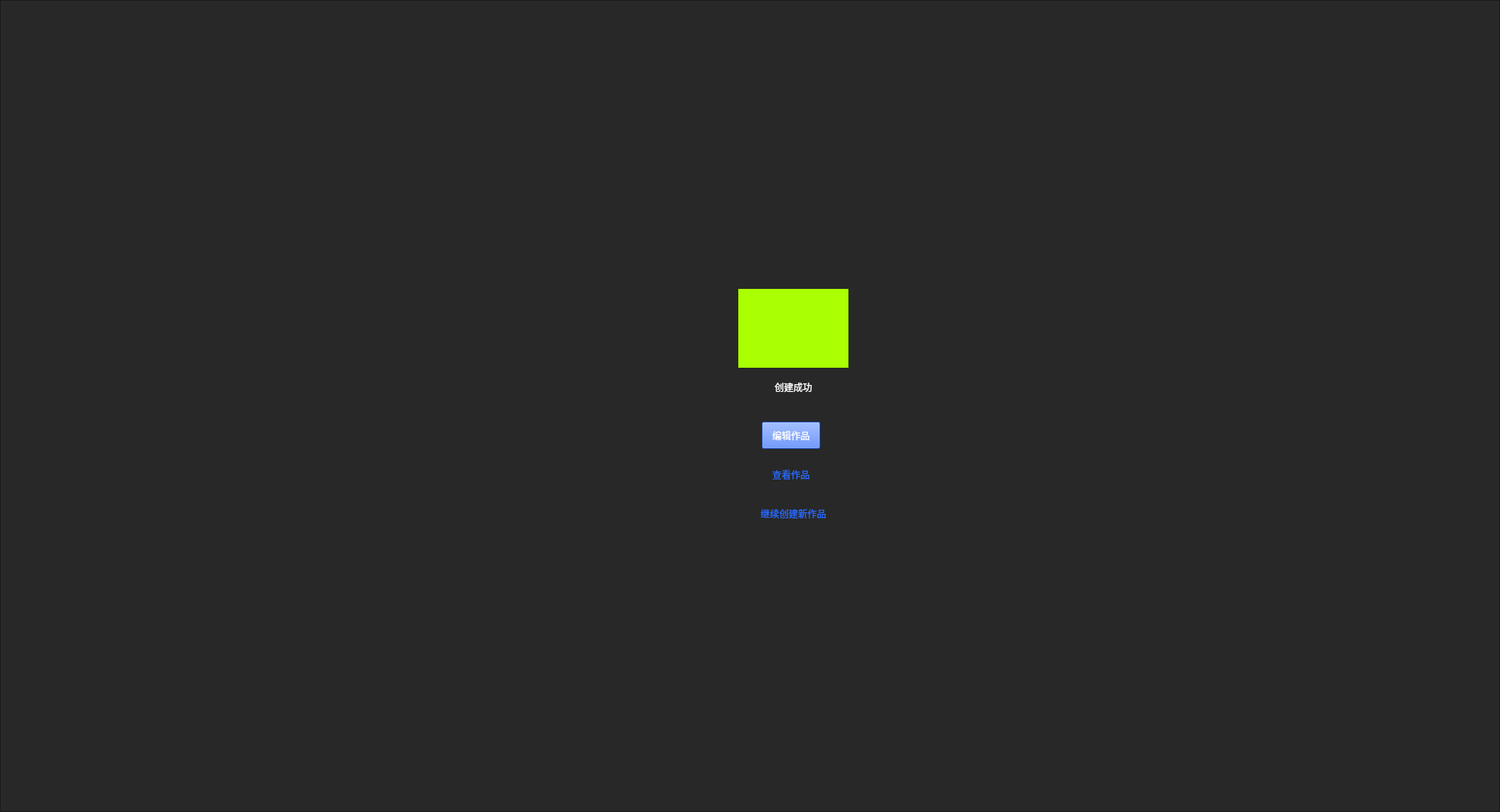
<?xml version="1.0" encoding="UTF-8"?>
<ui version="4.0">
 <class>project_new_todoClass</class>
 <widget class="QWidget" name="project_new_todoClass">
  <property name="geometry">
   <rect>
    <x>0</x>
    <y>0</y>
    <width>1920</width>
    <height>1040</height>
   </rect>
  </property>
  <property name="windowTitle">
   <string>project_new_todo</string>
  </property>
  <widget class="QLabel" name="label_bg">
   <property name="geometry">
    <rect>
     <x>0</x>
     <y>0</y>
     <width>1920</width>
     <height>1040</height>
    </rect>
   </property>
   <property name="styleSheet">
    <string notr="true">background-color: rgb(40, 40, 40);
border-color: rgb(26, 26,26);
border-width: 1px;
border-style: solid;</string>
   </property>
   <property name="text">
    <string/>
   </property>
  </widget>
  <widget class="QGroupBox" name="groupBox">
   <property name="geometry">
    <rect>
     <x>830</x>
     <y>320</y>
     <width>360</width>
     <height>400</height>
    </rect>
   </property>
   <property name="title">
    <string/>
   </property>
   <widget class="QLabel" name="label_cg">
    <property name="geometry">
     <rect>
      <x>115</x>
      <y>50</y>
      <width>141</width>
      <height>101</height>
     </rect>
    </property>
    <property name="styleSheet">
     <string notr="true">background-color: rgb(170, 255, 0);
border-image: url(:/PanoramicImageReader/create.png);</string>
    </property>
    <property name="text">
     <string/>
    </property>
   </widget>
   <widget class="QPushButton" name="pushButton_renew">
    <property name="geometry">
     <rect>
      <x>130</x>
      <y>320</y>
      <width>111</width>
      <height>35</height>
     </rect>
    </property>
    <property name="styleSheet">
     <string notr="true">background-color: rgba(40, 40, 40, 40);
color: rgb(40, 104, 243);
border:0px;</string>
    </property>
    <property name="text">
     <string>继续创建新作品</string>
    </property>
   </widget>
   <widget class="QPushButton" name="pushButton_edit">
    <property name="geometry">
     <rect>
      <x>145</x>
      <y>220</y>
      <width>75</width>
      <height>35</height>
     </rect>
    </property>
    <property name="styleSheet">
     <string notr="true">color: rgb(255, 255, 255);
background-color: rgba(40, 104, 255, 243);</string>
    </property>
    <property name="text">
     <string>编辑作品</string>
    </property>
   </widget>
   <widget class="QPushButton" name="pushButton_see">
    <property name="geometry">
     <rect>
      <x>145</x>
      <y>270</y>
      <width>75</width>
      <height>35</height>
     </rect>
    </property>
    <property name="styleSheet">
     <string notr="true">background-color: rgba(40, 40, 40, 40);
color: rgb(40, 104, 243);
border:0px;</string>
    </property>
    <property name="text">
     <string>查看作品</string>
    </property>
   </widget>
   <widget class="QLabel" name="label_2">
    <property name="geometry">
     <rect>
      <x>115</x>
      <y>150</y>
      <width>141</width>
      <height>51</height>
     </rect>
    </property>
    <property name="styleSheet">
     <string notr="true">color: rgb(255, 255, 255);
font: 14pt &quot;微软雅黑&quot;;</string>
    </property>
    <property name="text">
     <string>创建成功</string>
    </property>
    <property name="alignment">
     <set>Qt::AlignCenter</set>
    </property>
   </widget>
   <widget class="QLabel" name="label_center">
    <property name="geometry">
     <rect>
      <x>0</x>
      <y>0</y>
      <width>360</width>
      <height>400</height>
     </rect>
    </property>
    <property name="styleSheet">
     <string notr="true">background-color: rgb(40, 40, 40);</string>
    </property>
    <property name="text">
     <string/>
    </property>
   </widget>
   <zorder>label_center</zorder>
   <zorder>label_cg</zorder>
   <zorder>pushButton_renew</zorder>
   <zorder>pushButton_edit</zorder>
   <zorder>pushButton_see</zorder>
   <zorder>label_2</zorder>
  </widget>
 </widget>
 <layoutdefault spacing="6" margin="11"/>
 <resources>
  <include location="../Resource/PanoramicImageReader.qrc"/>
 </resources>
 <connections/>
</ui>
